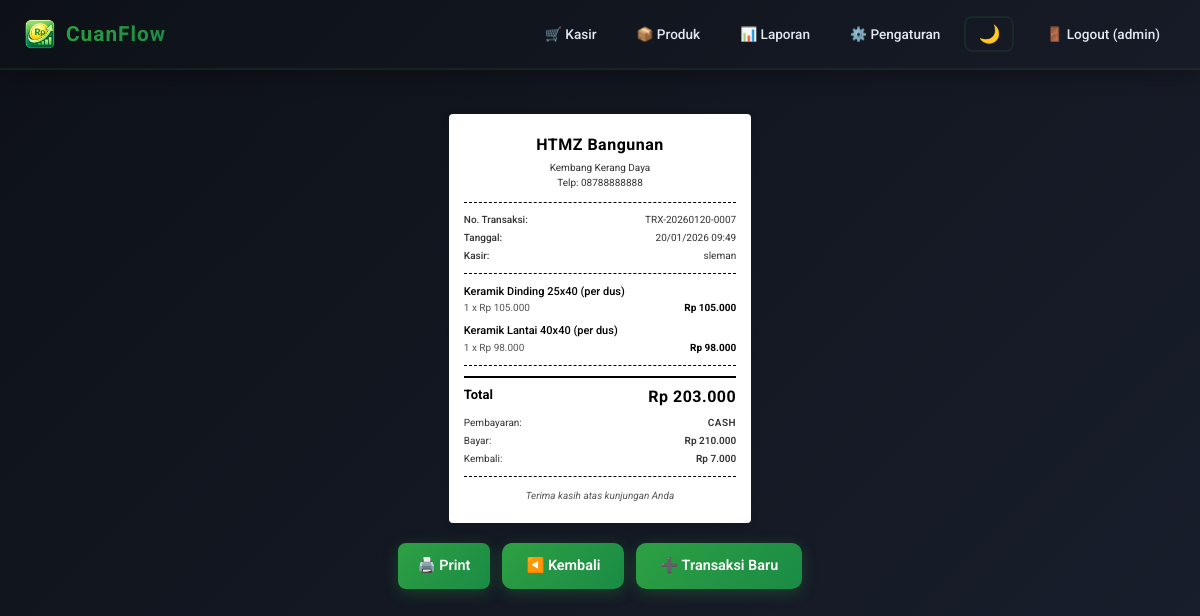
The app's page /receipt/10?from=reports&mode=daily (signed in) with its own data.
### models.py (models this page shows)
class Setting(Base):
    __tablename__ = "settings"
    id = Column(Integer, primary_key=True)
    store_name = Column(String, default="Nama Toko Anda")
    store_address = Column(String, default="Alamat Toko Anda")
    store_phone = Column(String, default="")
    timezone = Column(String, default="WIB")  # WIB (UTC+7), WITA (UTC+8), WIT (UTC+9)

class Transaction(Base):
    __tablename__ = "transactions"
    id = Column(Integer, primary_key=True)
    trx_no = Column(String, unique=True, nullable=False)
    created_at = Column(DateTime, default=datetime.utcnow)
    cashier = Column(String, nullable=False)
    payment_method = Column(String, default="cash")  # cash/qris/transfer
    total = Column(Float, nullable=False, default=0)
    paid = Column(Float, nullable=False, default=0)
    change = Column(Float, nullable=False, default=0)
    items = relationship("TransactionItem", back_populates="trx", cascade="all, delete-orphan")

class TransactionItem(Base):
    __tablename__ = "transaction_items"
    id = Column(Integer, primary_key=True)
    transaction_id = Column(Integer, ForeignKey("transactions.id"))
    product_code = Column(String, nullable=False)
    product_name = Column(String, nullable=False)
    price = Column(Float, nullable=False, default=0)  # Harga jual
    cost_price = Column(Float, nullable=False, default=0)  # Harga asli/harga beli
    qty = Column(Integer, nullable=False, default=1)
    subtotal = Column(Float, nullable=False, default=0)
    trx = relationship("Transaction", back_populates="items")

### app.py (the view)
@app.get("/receipt/{trx_id}", response_class=HTMLResponse)
def receipt_page(request: Request, trx_id: int, from_page: str = Query(None, alias="from"), mode: str = Query("daily"), db: Session = Depends(get_db)):
    r = require_login(request)
    if r: return r
    trx = db.query(Transaction).filter(Transaction.id == trx_id).first()
    settings = db.query(Setting).first()
    if not trx:
        return RedirectResponse("/cashier", status_code=302)
    logged_in_user = db.query(User).filter(User.username == request.session["user"]["username"]).first()
    if logged_in_user and logged_in_user.display_name is None:
        logged_in_user.display_name = logged_in_user.username
        db.commit()
        db.refresh(logged_in_user)
        request.session["user"]["display_name"] = logged_in_user.display_name # Update session immediately
    back_url = "/cashier"
    if from_page == "reports":
        back_url = f"/reports?mode={mode}"
    formatted_created_at = format_datetime_with_tz(trx.created_at, db, "%d/%m/%Y %H:%M")
    return templates.TemplateResponse("receipt.html", {
        "request": request,
        "trx": trx,
        "user": request.session["user"],
        "settings": settings,
        "back_url": back_url,
        "formatted_created_at": formatted_created_at
    })

### templates/receipt.html
{% extends "layout.html" %}
{% block content %}
<div id="receipt-wrapper">
  <div class="receipt">
    <div class="receipt-header">
      <div class="store-name">{{ settings.store_name }}</div>
      {% if settings.store_address %}<div class="store-address">{{ settings.store_address }}</div>{% endif %}
      {% if settings.store_phone %}<div class="store-phone">Telp: {{ settings.store_phone }}</div>{% endif %}
    </div>
    <div class="receipt-line"></div>
    <div class="receipt-info">
      <div class="info-row">
        <span>No. Transaksi:</span>
        <span>{{ trx.trx_no }}</span>
      </div>
      <div class="info-row">
        <span>Tanggal:</span>
        <span>{{ formatted_created_at }}</span>
      </div>
      <div class="info-row">
        <span>Kasir:</span>
        <span>{{ trx.cashier }}</span>
      </div>
    </div>
    <div class="receipt-line"></div>
    <div class="receipt-items">
      {% for it in trx.items %}
      <div class="receipt-item">
        <div class="item-header">
          <span class="item-name">{{ it.product_name }}</span>
        </div>
        <div class="item-details">
          <span class="item-qty">{{ it.qty }} x Rp {{ it.price | format_idr }}</span>
          <span class="item-total">Rp {{ it.subtotal | format_idr }}</span>
        </div>
      </div>
      {% endfor %}
    </div>
    <div class="receipt-line"></div>
    <div class="receipt-total">
      <div class="total-row">
        <span>Total</span>
        <span class="total-amount">Rp {{ trx.total | format_idr }}</span>
      </div>
      <div class="payment-row">
        <span>Pembayaran:</span>
        <span class="payment-method">{{ trx.payment_method | upper }}</span>
      </div>
      <div class="payment-row">
        <span>Bayar:</span>
        <span>Rp {{ trx.paid | format_idr }}</span>
      </div>
      <div class="payment-row">
        <span>Kembali:</span>
        <span>Rp {{ trx.change | format_idr }}</span>
      </div>
    </div>
    <div class="receipt-line"></div>
    <div class="receipt-footer">
      <div class="footer-text">Terima kasih atas kunjungan Anda</div>
    </div>
  </div>
  <div class="actions">
    <button onclick="window.print()">🖨️ Print</button>
    <a class="btn" href="{{ back_url }}">◀️ Kembali</a>
    <a class="btn" href="/cashier">➕ Transaksi Baru</a>
  </div>
</div>
{% endblock %}

### static/style.css (style rules this page uses)
* { box-sizing: border-box; font-family: 'Roboto', sans-serif; }
:root { --bg-primary: linear-gradient(135deg, #0d1117 0%, #1a1f2e 100%); --bg-secondary: linear-gradient(135deg, rgba(16, 22, 33, 0.95) 0%, rgba(25, 32, 48, 0.95) 100%); --bg-topbar: linear-gradient(135deg, #0d1117 0%, #161b27 100%); --text-primary: #e3e9f3; --text-secondary: #8b95a5; --border-color: rgba(46, 160, 67, 0.12); --accent-color: #2ea043; --success-color: #3fb950; --warning-color: #d29922; --error-color: #f85149; --info-color: #2ea043; --accent-secondary: #fb8500; --accent-highlight: #f85149; --accent-light: #ffc857; --input-bg: rgba(13, 17, 23, 0.95); --table-bg: rgba(13, 17, 23, 0.8); --hover-bg: rgba(46, 160, 67, 0.08); --active-bg: rgba(46, 160, 67, 0.15); --card-shadow: 0 8px 24px rgba(0, 0, 0, 0.8); --card-shadow-hover: 0 12px 32px rgba(46, 160, 67, 0.15); }
body { font-family: 'Roboto', sans-serif; margin: 0; background: var(--bg-primary); color: var(--text-primary); min-height: 100vh; line-height: 1.5; font-size: 0.9rem; transition: background 0.3s ease, color 0.3s ease; }
button { cursor: pointer; background: linear-gradient(135deg, #2ea043 0%, #1a8b45 100%); color: white; border: none; padding: 10px 20px; border-radius: 8px; font-family: 'Roboto', sans-serif; font-weight: 600; font-size: 0.9rem; transition: all 0.3s ease; box-shadow: 0 4px 15px rgba(46, 160, 67, 0.3); }
#receipt-wrapper { max-width: 600px; margin: 0 auto; padding: 20px; }
#receipt-wrapper .actions { margin-top: 20px; display: flex; gap: 12px; justify-content: center; flex-wrap: wrap; }
.receipt { max-width: 80mm; margin: 0 auto; background: white; color: #000; padding: 20px 15px; font-family: 'Roboto', sans-serif; font-size: 11px; line-height: 1.4; box-shadow: 0 2px 8px rgba(0, 0, 0, 0.1); border-radius: 4px; }
@media screen { .receipt { padding: 20px 15px; } }
.receipt-header { text-align: center; margin-bottom: 12px; }
.store-name { font-size: 16px; font-weight: 700; margin-bottom: 4px; letter-spacing: 0.5px; }
.store-address { font-size: 10px; color: #333; margin-bottom: 2px; line-height: 1.3; }
.store-phone { font-size: 10px; color: #333; margin-bottom: 0; }
.receipt-line { border-top: 1px dashed #000; margin: 10px 0; width: 100%; }
.receipt-info { margin-bottom: 10px; }
.info-row { display: flex; justify-content: space-between; font-size: 10px; margin-bottom: 4px; color: #333; }
.info-row span:first-child { font-weight: 500; }
.info-row span:last-child { text-align: right; }
.receipt-items { margin-bottom: 10px; }
.receipt-item { margin-bottom: 8px; }
.item-header { margin-bottom: 2px; }
.item-name { font-size: 11px; font-weight: 500; color: #000; }
.item-details { display: flex; justify-content: space-between; font-size: 10px; color: #555; margin-top: 2px; }
.item-qty { flex: 1; }
.item-total { text-align: right; font-weight: 700; min-width: 70px; color: #000; }
.receipt-total { margin-bottom: 10px; }
.total-row { display: flex; justify-content: space-between; font-size: 13px; font-weight: 700; margin-bottom: 8px; padding-top: 8px; border-top: 2px solid #000; }
.total-amount { font-size: 16px; font-weight: 700; letter-spacing: 0.5px; }
.payment-row { display: flex; justify-content: space-between; font-size: 10px; margin-bottom: 4px; color: #333; }
.payment-row span:last-child { font-weight: 600; }
.payment-method { font-weight: 700; text-transform: uppercase; letter-spacing: 0.5px; }
.receipt-footer { text-align: center; margin-top: 12px; }
.footer-text { font-size: 10px; color: #555; font-style: italic; }
.actions { display: flex; gap: 12px; justify-content: center; margin-top: 24px; flex-wrap: wrap; }
.btn { display: inline-block; padding: 12px 24px; border-radius: 10px; border: none; color: white; text-decoration: none; background: linear-gradient(135deg, #2ea043 0%, #1a8b45 100%); font-family: 'Roboto', sans-serif; font-weight: 600; font-size: 0.9rem; transition: all 0.3s ease; box-shadow: 0 4px 15px rgba(46, 160, 67, 0.3); text-align: center; }

### records on screen
Setting: store_name "HTMZ Bangunan", store_address "Kembang Kerang Daya", store_phone "08788888888"
Transaction: trx_no "TRX-20260120-0007", cashier "sleman", total "203.000", payment_method "CASH", paid "210.000", change "7.000"
TransactionItem: product_name "Keramik Dinding 25x40 (per dus)", qty "1", price "105.000", subtotal "105.000"
TransactionItem: product_name "Keramik Lantai 40x40 (per dus)", qty "1", price "98.000", subtotal "98.000"

### other values on screen
{{ user.username }} "admin"
